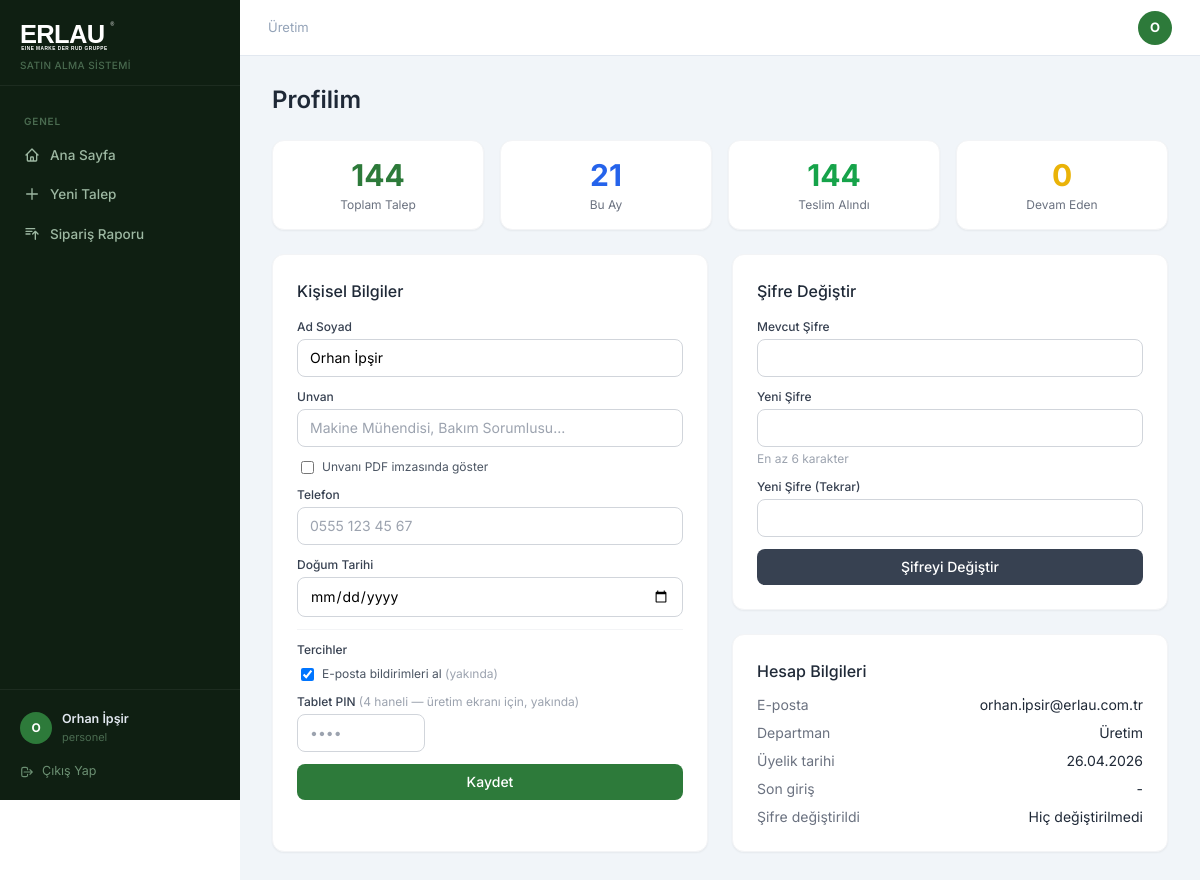
The app's page /profil (signed in) with its own data.
### app/models.py (models this page shows)
class User(db.Model, UserMixin):
    id = db.Column(db.Integer, primary_key=True)
    name = db.Column(db.String(100), nullable=False)
    email = db.Column(db.String(120), unique=True, nullable=False)
    password = db.Column(db.String(200), nullable=False)
    role = db.Column(db.String(20), default='personel')
    department_id = db.Column(db.Integer, db.ForeignKey('department.id'), index=True)
    created_at = db.Column(db.DateTime, default=datetime.utcnow, index=True)
    is_active = db.Column(db.Boolean, default=True)
    unvan = db.Column(db.String(100))
    telefon = db.Column(db.String(20))
    dogum_tarihi = db.Column(db.Date)
    unvan_pdf_goster = db.Column(db.Boolean, default=False)
    son_giris = db.Column(db.DateTime)
    sifre_degisim_tarihi = db.Column(db.DateTime)
    tablet_pin = db.Column(db.String(6))
    bildirim_email = db.Column(db.Boolean, default=True)
    talepler = db.relationship('TalepFormu', backref='talep_eden', lazy=True)

class Department(db.Model):
    id = db.Column(db.Integer, primary_key=True)
    name = db.Column(db.String(100), nullable=False, unique=True)
    users = db.relationship('User', backref='department', lazy=True)

### app/routes.py (the view, shortened to what this page needs)
@main.route('/profil', methods=['GET', 'POST'])
@login_required
def profil():
    from sqlalchemy import func
    toplam = TalepFormu.query.filter_by(talep_eden_id=current_user.id).count()
    durum_sayilari = dict(
        db.session.query(TalepFormu.durum, func.count(TalepFormu.id))
        .filter_by(talep_eden_id=current_user.id)
        .group_by(TalepFormu.durum).all()
    )
    bu_ay_baslangic = datetime.utcnow().replace(day=1, hour=0, minute=0, second=0, microsecond=0)
    bu_ay = TalepFormu.query.filter(
        TalepFormu.talep_eden_id == current_user.id,
        TalepFormu.created_at >= bu_ay_baslangic
    ).count()
    return render_template('profil.html', toplam=toplam, durum_sayilari=durum_sayilari, bu_ay=bu_ay)

### app/models.py (called while the page is built)
@login_manager.user_loader
def load_user(user_id):
    return User.query.get(int(user_id))

### app/templates/profil.html (shortened to what this page needs)
{% extends 'base.html' %}
{% block content %}
<div class="max-w-4xl mx-auto">
  <h1 class="text-2xl font-semibold text-gray-800 mb-6">Profilim</h1>
  <div class="grid grid-cols-2 md:grid-cols-4 gap-4 mb-6">
    <div class="bg-white rounded-xl border border-gray-100 shadow-sm p-4 text-center">
      <div class="text-3xl font-bold erlau-green-text">{{ toplam }}</div>
      <div class="text-xs text-gray-500 mt-1">Toplam Talep</div>
    </div>
    <div class="bg-white rounded-xl border border-gray-100 shadow-sm p-4 text-center">
      <div class="text-3xl font-bold text-blue-600">{{ bu_ay }}</div>
      <div class="text-xs text-gray-500 mt-1">Bu Ay</div>
    </div>
    <div class="bg-white rounded-xl border border-gray-100 shadow-sm p-4 text-center">
      <div class="text-3xl font-bold text-green-600">{{ durum_sayilari.get('teslim_alindi', 0) }}</div>
      <div class="text-xs text-gray-500 mt-1">Teslim Alındı</div>
    </div>
    <div class="bg-white rounded-xl border border-gray-100 shadow-sm p-4 text-center">
      <div class="text-3xl font-bold text-yellow-500">{{ durum_sayilari.get('bekliyor', 0) + durum_sayilari.get('onaylandi', 0) + durum_sayilari.get('yolda', 0) }}</div>
      <div class="text-xs text-gray-500 mt-1">Devam Eden</div>
    </div>
  </div>
  <div class="grid grid-cols-1 md:grid-cols-2 gap-6">
    <div class="bg-white rounded-xl border border-gray-100 shadow-sm p-6">
      <h2 class="font-medium text-gray-800 mb-4">Kişisel Bilgiler</h2>
      <form method="POST">
        <div class="space-y-3">
          <div>
            <label class="block text-xs font-medium text-gray-700 mb-1">Ad Soyad</label>
            <input type="text" name="name" value="{{ current_user.name }}" required
              class="w-full border border-gray-300 rounded-lg px-3 py-2 text-sm focus:outline-none focus:ring-2 focus:ring-green-400">
          </div>
          <div>
            <label class="block text-xs font-medium text-gray-700 mb-1">Unvan</label>
            <input type="text" name="unvan" value="{{ current_user.unvan or '' }}" placeholder="Makine Mühendisi, Bakım Sorumlusu..."
              class="w-full border border-gray-300 rounded-lg px-3 py-2 text-sm focus:outline-none focus:ring-2 focus:ring-green-400">
          </div>
          <div class="flex items-center gap-2 ml-1">
            <input type="checkbox" name="unvan_pdf_goster" value="1" id="unvan_pdf"
              class="rounded border-gray-300 text-green-600">
            <label for="unvan_pdf" class="text-xs text-gray-600">Unvanı PDF imzasında göster</label>
          </div>
          <div>
            <label class="block text-xs font-medium text-gray-700 mb-1">Telefon</label>
            <input type="tel" name="telefon" value="{{ current_user.telefon or '' }}" placeholder="0555 123 45 67"
              class="w-full border border-gray-300 rounded-lg px-3 py-2 text-sm focus:outline-none focus:ring-2 focus:ring-green-400">
          </div>
          <div>
            <label class="block text-xs font-medium text-gray-700 mb-1">Doğum Tarihi</label>
            <input type="date" name="dogum_tarihi" value="{{ current_user.dogum_tarihi.isoformat() if current_user.dogum_tarihi else '' }}"
              class="w-full border border-gray-300 rounded-lg px-3 py-2 text-sm focus:outline-none focus:ring-2 focus:ring-green-400">
          </div>
          <div class="border-t border-gray-100 pt-3">
            <p class="text-xs font-medium text-gray-700 mb-2">Tercihler</p>
            <div class="flex items-center gap-2 ml-1 mb-2">
              <input type="checkbox" name="bildirim_email" value="1" id="bildirim_email"
                {% if current_user.bildirim_email %}checked{% endif %}
                class="rounded border-gray-300 text-green-600">
              <label for="bildirim_email" class="text-xs text-gray-600">E-posta bildirimleri al <span class="text-gray-400">(yakında)</span></label>
            </div>
          </div>
          <div>
            <label class="block text-xs font-medium text-gray-700 mb-1">
              Tablet PIN <span class="text-gray-400 font-normal">(4 haneli — üretim ekranı için, yakında)</span>
            </label>
            <input type="password" name="tablet_pin" value="{{ current_user.tablet_pin or '' }}"
              placeholder="••••" maxlength="4" pattern="\d{4}"
              class="w-32 border border-gray-300 rounded-lg px-3 py-2 text-sm focus:outline-none focus:ring-2 focus:ring-green-400">
          </div>
          <button type="submit" class="w-full erlau-green text-white py-2 rounded-lg text-sm font-medium hover:opacity-90 mt-2">
            Kaydet
          </button>
        </div>
      </form>
    </div>
    <div class="space-y-6">
      <div class="bg-white rounded-xl border border-gray-100 shadow-sm p-6">
        <h2 class="font-medium text-gray-800 mb-4">Şifre Değiştir</h2>
        <form method="POST">
          <div class="space-y-3">
            <div>
              <label class="block text-xs font-medium text-gray-700 mb-1">Mevcut Şifre</label>
              <input type="password" name="mevcut_sifre" required
                class="w-full border border-gray-300 rounded-lg px-3 py-2 text-sm focus:outline-none focus:ring-2 focus:ring-green-400">
            </div>
            <div>
              <label class="block text-xs font-medium text-gray-700 mb-1">Yeni Şifre</label>
              <input type="password" name="yeni_sifre" required minlength="6"
                class="w-full border border-gray-300 rounded-lg px-3 py-2 text-sm focus:outline-none focus:ring-2 focus:ring-green-400">
              <p class="text-xs text-gray-400 mt-1">En az 6 karakter</p>
            </div>
            <div>
              <label class="block text-xs font-medium text-gray-700 mb-1">Yeni Şifre (Tekrar)</label>
              <input type="password" name="yeni_sifre_tekrar" required minlength="6"
                class="w-full border border-gray-300 rounded-lg px-3 py-2 text-sm focus:outline-none focus:ring-2 focus:ring-green-400">
            </div>
            <button type="submit" class="w-full bg-gray-700 text-white py-2 rounded-lg text-sm font-medium hover:bg-gray-800">
              Şifreyi Değiştir
            </button>
          </div>
        </form>
      </div>
      <div class="bg-white rounded-xl border border-gray-100 shadow-sm p-6">
        <h2 class="font-medium text-gray-800 mb-3">Hesap Bilgileri</h2>
        <div class="space-y-2 text-sm">
          <div class="flex justify-between">
            <span class="text-gray-500">E-posta</span>
            <span class="text-gray-800">{{ current_user.email }}</span>
          </div>
          <div class="flex justify-between">
            <span class="text-gray-500">Departman</span>
            <span class="text-gray-800">{{ current_user.department.name if current_user.department else '-' }}</span>
          </div>
          <div class="flex justify-between">
            <span class="text-gray-500">Üyelik tarihi</span>
            <span class="text-gray-800">{{ current_user.created_at.strftime('%d.%m.%Y') }}</span>
          </div>
          <div class="flex justify-between">
            <span class="text-gray-500">Son giriş</span>
            <span class="text-gray-800">{{ current_user.son_giris.strftime('%d.%m.%Y %H:%M') if current_user.son_giris else '-' }}</span>
          </div>
          <div class="flex justify-between">
            <span class="text-gray-500">Şifre değiştirildi</span>
            <span class="text-gray-800">{{ current_user.sifre_degisim_tarihi.strftime('%d.%m.%Y') if current_user.sifre_degisim_tarihi else 'Hiç değiştirilmedi' }}</span>
          </div>
        </div>
      </div>
    </div>
  </div>
</div>
{% endblock %}

### app/templates/base.html (shortened to what this page needs)
<!DOCTYPE html>
<html lang="tr">
<head>
<script src="https://cdn.tailwindcss.com"></script>
</head>
<body>
{% if current_user.is_authenticated %}
<div style="display:flex">
  <aside class="sidebar" style="position:sticky;top:0;height:100vh;overflow-y:auto;display:flex;flex-direction:column">
    <div style="padding:20px 20px 12px;border-bottom:1px solid rgba(255,255,255,.06)">
      <img src="{{ url_for('static', filename='logo.svg') }}" alt="Erlau" style="height:32px;filter:brightness(0) invert(1)">
      <p style="font-size:10px;color:#4a6b50;margin-top:6px;font-weight:500;letter-spacing:.04em">SATIN ALMA SİSTEMİ</p>
    </div>
    <nav style="padding:12px 0;flex:1">
      <div class="sidebar-section">Genel</div>
      <a href="{{ url_for('main.dashboard') }}" class="sidebar-link {% if request.endpoint == 'main.dashboard' %}active{% endif %}">
        <svg fill="none" stroke="currentColor" viewBox="0 0 24 24"><path stroke-linecap="round" stroke-linejoin="round" stroke-width="2" d="M3 12l2-2m0 0l7-7 7 7M5 10v10a1 1 0 001 1h3m10-11l2 2m-2-2v10a1 1 0 01-1 1h-3m-6 0a1 1 0 001-1v-4a1 1 0 011-1h2a1 1 0 011 1v4a1 1 0 001 1m-6 0h6"/></svg>
        Ana Sayfa
      </a>
      <a href="{{ url_for('main.yeni_talep') }}" class="sidebar-link {% if request.endpoint == 'main.yeni_talep' %}active{% endif %}">
        <svg fill="none" stroke="currentColor" viewBox="0 0 24 24"><path stroke-linecap="round" stroke-linejoin="round" stroke-width="2" d="M12 4v16m8-8H4"/></svg>
        Yeni Talep
      </a>
      <a href="{{ url_for('satin_alma.siparis_raporu') }}" class="sidebar-link {% if request.endpoint == 'satin_alma.siparis_raporu' %}active{% endif %}">
        <svg fill="none" stroke="currentColor" viewBox="0 0 24 24"><path stroke-linecap="round" stroke-linejoin="round" stroke-width="2" d="M3 4h13M3 8h9m-9 4h6m4 0l4-4m0 0l4 4m-4-4v12"/></svg>
        Sipariş Raporu
      </a>
    </nav>
    <div style="padding:12px;border-top:1px solid rgba(255,255,255,.06)">
      <a href="{{ url_for('main.profil') }}" style="display:flex;align-items:center;gap:10px;padding:8px;border-radius:8px;text-decoration:none;transition:background .15s" onmouseover="this.style.background='rgba(255,255,255,.06)'" onmouseout="this.style.background='transparent'">
        <div style="width:32px;height:32px;border-radius:50%;background:#2d7a3a;display:flex;align-items:center;justify-content:center;font-size:12px;font-weight:700;color:#fff;flex-shrink:0">{{ current_user.name[:1].upper() }}</div>
        <div style="flex:1;min-width:0">
          <p style="font-size:12.5px;font-weight:600;color:#e2e8f0;white-space:nowrap;overflow:hidden;text-overflow:ellipsis">{{ current_user.name }}</p>
          <p style="font-size:11px;color:#4a6b50;white-space:nowrap;overflow:hidden;text-overflow:ellipsis">{{ current_user.unvan or current_user.role }}</p>
        </div>
      </a>
      <a href="{{ url_for('auth.logout') }}" style="display:flex;align-items:center;gap:8px;padding:7px 8px;border-radius:8px;font-size:12.5px;color:#6b8f72;text-decoration:none;transition:all .15s;margin-top:2px" onmouseover="this.style.color='#ef4444';this.style.background='rgba(239,68,68,.08)'" onmouseout="this.style.color='#6b8f72';this.style.background='transparent'">
        <svg style="width:14px;height:14px" fill="none" stroke="currentColor" viewBox="0 0 24 24"><path stroke-linecap="round" stroke-linejoin="round" stroke-width="2" d="M17 16l4-4m0 0l-4-4m4 4H7m6 4v1a3 3 0 01-3 3H6a3 3 0 01-3-3V7a3 3 0 013-3h4a3 3 0 013 3v1"/></svg>
        Çıkış Yap
      </a>
    </div>
  </aside>
  <div class="content-area">
    <div class="topbar">
      <p style="font-size:13px;color:#94a3b8">{{ current_user.department.name if current_user.department else 'Erlau' }}</p>
      <a href="{{ url_for('main.profil') }}" style="width:34px;height:34px;border-radius:50%;background:#2d7a3a;display:flex;align-items:center;justify-content:center;font-size:13px;font-weight:700;color:#fff;text-decoration:none">{{ current_user.name[:1].upper() }}</a>
    </div>
    <div class="page-content">
{% endif %}
{% block content %}{% endblock %}
{% if current_user.is_authenticated %}
    </div>
  </div>
</div>
{% else %}
</div>
{% endif %}
</body>
</html>

### app/templates/base.html (style rules this page uses)
* { font-family: 'Inter', sans-serif; }
.sidebar { background: #0f1f12; min-height: 100vh; width: 240px; flex-shrink: 0; }
.sidebar-link { display: flex; align-items: center; gap: 10px; padding: 9px 16px; border-radius: 8px; font-size: 13.5px; font-weight: 500; color: #9db8a2; transition: all .15s; margin: 1px 8px; text-decoration: none; }
.sidebar-link svg { width: 16px; height: 16px; flex-shrink: 0; }
.sidebar-section { font-size: 10px; font-weight: 600; color: #4a6b50; text-transform: uppercase; letter-spacing: .08em; padding: 16px 24px 6px; }
.content-area { flex: 1; background: #f1f5f9; min-height: 100vh; overflow-x: hidden; }
.topbar { background: #fff; border-bottom: 1px solid #e2e8f0; padding: 0 28px; height: 56px; display: flex; align-items: center; justify-content: space-between; position: sticky; top: 0; z-index: 10; }
.erlau-green { background-color: #2d7a3a !important; }
.erlau-green-text { color: #2d7a3a !important; }
.page-content { padding: 28px; }

### records on screen
User: name "O", name "Orhan İpşir", unvan+role "personel", bildirim_email "☑", email "orhan.i̇psir@erlau.com.tr", created_at "26.04.2026", son_giris "-", sifre_degisim_tarihi "Hiç değiştirilmedi"
Department: department "Üretim"

### other values on screen
{{ toplam }} "144"
{{ bu_ay }} "21"
{{ durum_sayilari.get('teslim_alindi', 0) }} "144"
